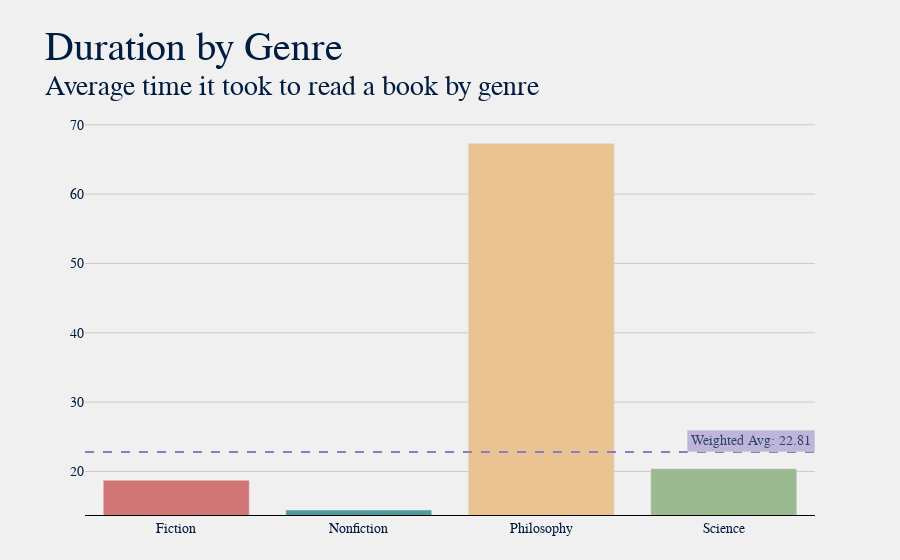

Notebook source saved alongside this figure:
### Markdown cell above
### Durations

### Code cell
dft = df.groupby('Genre')['Duration'].mean().reset_index()
dft = dft[dft['Duration'].notnull()].round(2)
dft['Total'] = df.groupby('Genre')['Title'].count().reset_index(drop=True)
# dft.loc[len(dft.index)] = ['Overall', dft['Duration'].mean()]
title = "Duration by Genre"
sub = f"Average time it took to read a book by genre"
plot.gen_bar_graph(dft, 'Genre', title, sub, avg=True, w_avg='Duration')

### Figure 1 — Plotly figure (JSON) as saved in the notebook; plotly's stock layout.template omitted (floating-point values rounded to 4 significant figures)
{"data": [{"hovertemplate": "<b>%{x}</b>: %{y}", "marker": {"color": ["#d27575", "#529b9c", "#eac392", "#9cba8f", "#675a55", "#d27575", "#529b9c", "#eac392", "#9cba8f", "#675a55", "#d27575", "#529b9c", "#eac392", "#9cba8f", "#675a55", "#d27575", "#529b9c", "#eac392", "#9cba8f", "#675a55"]}, "name": "", "type": "bar", "x": ["Fiction", "Nonfiction", "Philosophy", "Science"], "y": [18.74, 14.44, 67.33, 20.4]}], "layout": {"annotations": [{"bgcolor": "#b4a7d6", "bordercolor": "#c7c7c7", "borderpad": 3, "borderwidth": 1, "opacity": 0.8, "showarrow": false, "text": "Weighted Avg: 22.81", "x": 1, "xanchor": "right", "xref": "x domain", "y": 22.81, "yanchor": "bottom", "yref": "y"}], "autosize": true, "barmode": "group", "font": {"color": "#001c40", "family": "Baskerville", "size": 14}, "margin": {"b": 45, "l": 85, "r": 85, "t": 120}, "paper_bgcolor": "#f0f0f0", "plot_bgcolor": "#f0f0f0", "shapes": [{"line": {"color": "#8e7cc3", "dash": "dash", "width": 2}, "type": "line", "x0": 0, "x1": 1, "xref": "x domain", "y0": 22.81, "y1": 22.81, "yref": "y"}], "title": {"font": {"color": "#001c40", "family": "Baskerville, Bold", "size": 40}, "text": "Duration by Genre<br><sup>Average time it took to read a book by genre"}, "xaxis": {"autorange": true, "gridcolor": "#cbcbcb", "linecolor": "black", "range": [-0.5, 3.5], "showgrid": false, "showline": true, "title": {}, "type": "category"}, "yaxis": {"gridcolor": "#cbcbcb", "linecolor": "black", "range": [13.72, 70.7], "showgrid": true, "showline": false, "showticklabels": true, "title": {}, "type": "linear"}}}
